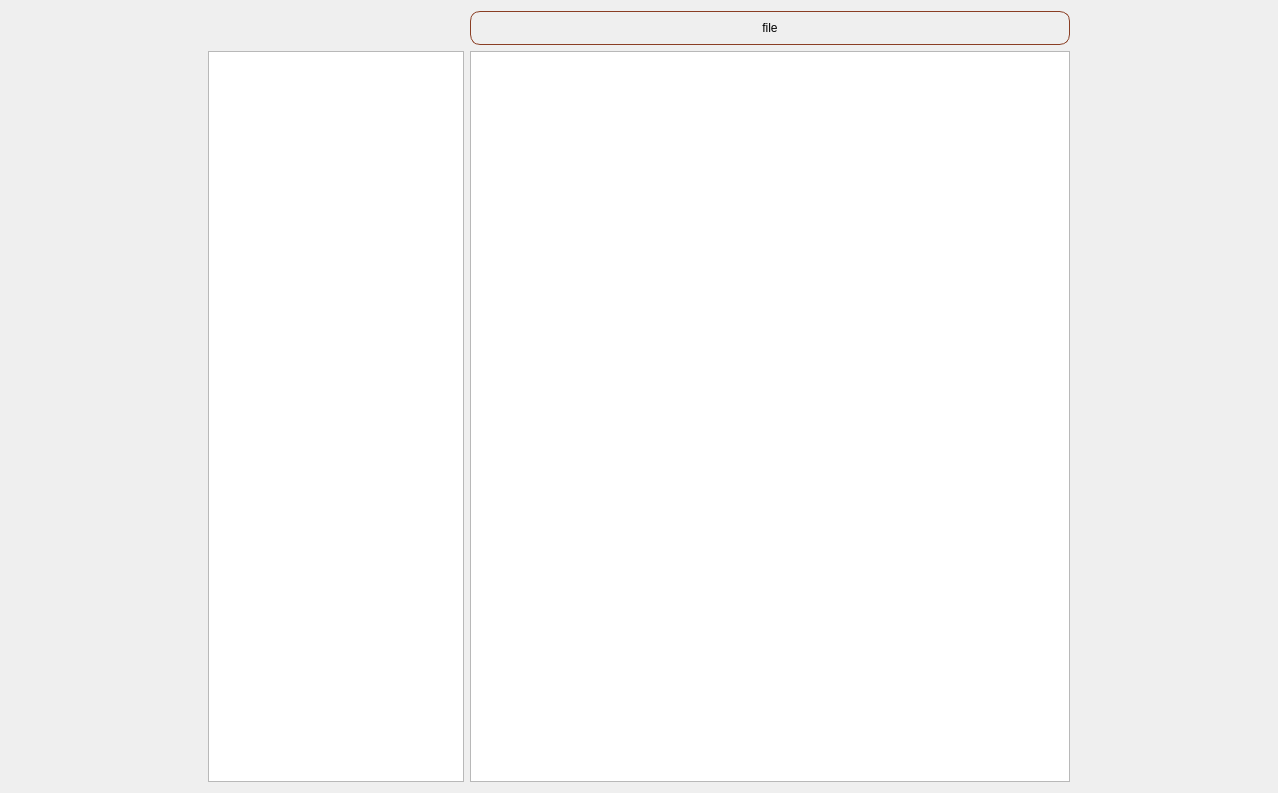
<?xml version="1.0" encoding="UTF-8"?>
<ui version="4.0">
 <class>SecondScreen</class>
 <widget class="QWidget" name="SecondScreen">
  <property name="geometry">
   <rect>
    <x>0</x>
    <y>0</y>
    <width>1278</width>
    <height>793</height>
   </rect>
  </property>
  <property name="windowTitle">
   <string>SecondScreen</string>
  </property>
  <layout class="QGridLayout" name="gridLayout">
   <item row="1" column="4">
    <spacer name="horizontalSpacer">
     <property name="orientation">
      <enum>Qt::Horizontal</enum>
     </property>
     <property name="sizeHint" stdset="0">
      <size>
       <width>40</width>
       <height>20</height>
      </size>
     </property>
    </spacer>
   </item>
   <item row="1" column="0">
    <spacer name="horizontalSpacer_2">
     <property name="orientation">
      <enum>Qt::Horizontal</enum>
     </property>
     <property name="sizeHint" stdset="0">
      <size>
       <width>40</width>
       <height>20</height>
      </size>
     </property>
    </spacer>
   </item>
   <item row="1" column="2">
    <widget class="QGraphicsView" name="graphicsView">
     <property name="minimumSize">
      <size>
       <width>600</width>
       <height>600</height>
      </size>
     </property>
    </widget>
   </item>
   <item row="1" column="1">
    <widget class="QListWidget" name="listWidget"/>
   </item>
   <item row="0" column="2">
    <widget class="QPushButton" name="pushButton">
     <property name="minimumSize">
      <size>
       <width>600</width>
       <height>34</height>
      </size>
     </property>
     <property name="styleSheet">
      <string notr="true">width: 96px;
height: 32px;
flex-shrink: 0;
border-radius: 10px;
border: 1px solid #8A3E24;</string>
     </property>
     <property name="text">
      <string>file</string>
     </property>
    </widget>
   </item>
  </layout>
 </widget>
 <resources/>
 <connections/>
</ui>
